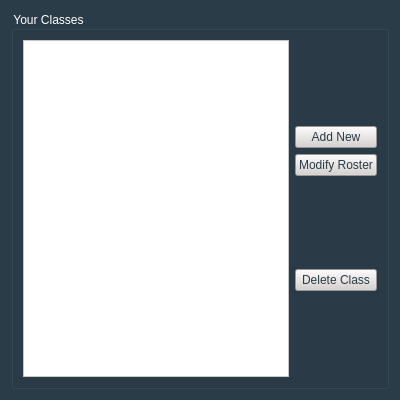
<?xml version="1.0" encoding="UTF-8"?>
<ui version="4.0">
 <class>manageClasses</class>
 <widget class="QWidget" name="manageClasses">
  <property name="geometry">
   <rect>
    <x>0</x>
    <y>0</y>
    <width>400</width>
    <height>400</height>
   </rect>
  </property>
  <property name="windowTitle">
   <string>Manage Classes</string>
  </property>
  <property name="styleSheet">
   <string notr="true">background-color: rgb(42, 60, 72);</string>
  </property>
  <layout class="QGridLayout" name="gridLayout">
   <item row="0" column="0">
    <widget class="QGroupBox" name="groupBox">
     <property name="styleSheet">
      <string notr="true">font: 11pt &quot;Calibri&quot;;
color: rgb(255, 255, 255);</string>
     </property>
     <property name="title">
      <string>Your Classes</string>
     </property>
     <layout class="QHBoxLayout" name="horizontalLayout">
      <item>
       <widget class="QListView" name="classListView">
        <property name="styleSheet">
         <string notr="true">font: 12pt &quot;Calibri&quot;;
background-color: rgb(255, 255, 255);
color: rgb(0, 0, 0);</string>
        </property>
       </widget>
      </item>
      <item>
       <layout class="QVBoxLayout" name="verticalLayout">
        <item>
         <spacer name="verticalSpacer_3">
          <property name="orientation">
           <enum>Qt::Vertical</enum>
          </property>
          <property name="sizeHint" stdset="0">
           <size>
            <width>20</width>
            <height>40</height>
           </size>
          </property>
         </spacer>
        </item>
        <item>
         <widget class="QPushButton" name="createButton">
          <property name="styleSheet">
           <string notr="true">color: rgb(42, 60, 70);
background-color: rgb(215, 209, 209);
border-top-color: rgb(0, 85, 255);
font: 12pt &quot;Calibri&quot;;</string>
          </property>
          <property name="text">
           <string>Add New</string>
          </property>
         </widget>
        </item>
        <item>
         <widget class="QPushButton" name="updateButton">
          <property name="styleSheet">
           <string notr="true">color: rgb(42, 60, 70);
background-color: rgb(215, 209, 209);
border-top-color: rgb(0, 85, 255);
font: 12pt &quot;Calibri&quot;;</string>
          </property>
          <property name="text">
           <string>Modify Roster</string>
          </property>
         </widget>
        </item>
        <item>
         <spacer name="verticalSpacer">
          <property name="orientation">
           <enum>Qt::Vertical</enum>
          </property>
          <property name="sizeHint" stdset="0">
           <size>
            <width>20</width>
            <height>40</height>
           </size>
          </property>
         </spacer>
        </item>
        <item>
         <widget class="QPushButton" name="deleteButton">
          <property name="styleSheet">
           <string notr="true">color: rgb(42, 60, 70);
background-color: rgb(215, 209, 209);
border-top-color: rgb(0, 85, 255);
font: 12pt &quot;Calibri&quot;;</string>
          </property>
          <property name="text">
           <string>Delete Class</string>
          </property>
         </widget>
        </item>
        <item>
         <spacer name="verticalSpacer_2">
          <property name="orientation">
           <enum>Qt::Vertical</enum>
          </property>
          <property name="sizeHint" stdset="0">
           <size>
            <width>20</width>
            <height>40</height>
           </size>
          </property>
         </spacer>
        </item>
       </layout>
      </item>
     </layout>
    </widget>
   </item>
  </layout>
 </widget>
 <resources/>
 <connections/>
</ui>
